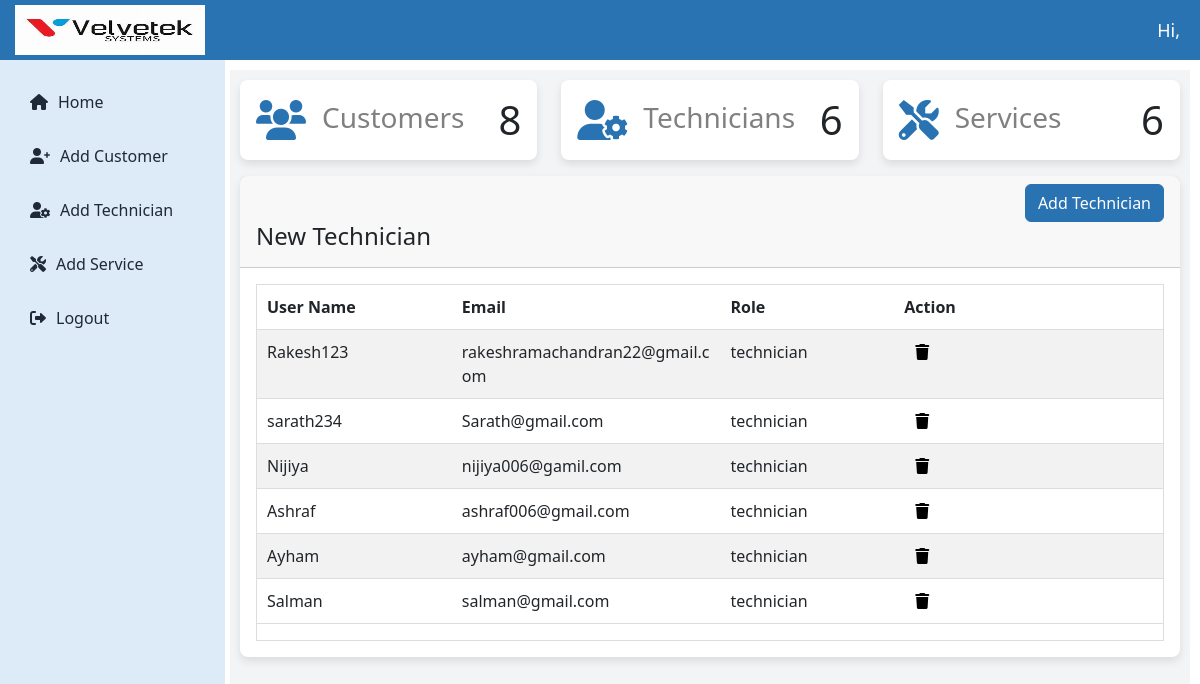
The app's page /velvetekapp/technicians/ with its own data.
### loginapp/models.py (models this page shows, shortened)
class CustomUser(AbstractUser):
    ROLE_CHOICES = (
        ('admin', 'Admin'),
        ('technician', 'Technician'),
        ('user', 'User'),
    )
    role = models.CharField(max_length=20, choices=ROLE_CHOICES, default='user')

### velvetekapp/views.py (the view)
# urls.py: path('technicians/',views.list_technicians, name='list_technicians'),
def list_technicians(request):
    technicians = CustomUser.objects.filter(role='technician')
    customer_count = Customer.objects.count()
    total_services = Apply.objects.count()
    technician_count = CustomUser.objects.filter(role='technician').count()
    context = {
        'technicians': technicians,
        'customer_count': customer_count,
        'total_services': total_services,
        'technician_count': technician_count,
    }
    return render(request, 'list_technicians.html',context)

### templates/list_technicians.html (shortened to what this page needs)
{% extends 'admin_dashboard.html' %}
{% block content %}
<div class="container">
  <div class="page-inner">
    <div class="row">
      <div class="col-md-12">
        <div class="card">
          <div class="card-header">
            <div class="ms-md-auto py-2 py-md-0 text-end">
              <a href="#" onclick="openTechnicianModal()" class="btn btn-primary"> Add Technician </a>
            </div>
            <h4 class="card-title">New Technician</h4>
          </div>
          <div class="card-body">
            <div class="table-responsive" style="max-height: 400px; overflow-x: auto; overflow-y: auto; white-space: nowrap;">
              <table id="basic-datatables" class="display table table-striped table-hover">
              <thead>
                <tr>
                  <th>User Name</th>
                  <th>Email</th>
                  <th>Role</th>
                  <th>Action</th>
                </tr>
              </thead>
              <tbody>
                {% for d in technicians %}
                <tr>
                  <td>{{ d.username }}</td>
                  <td>{{ d.email }}</td>
                  <td>{{ d.role }}</td>
                  <td>
                <form method="post" action="{% url 'delete_technician' d.id %}" style="display:inline-block; margin-left:5px;">
                  <button type="button" class="icon-link delete-icon" title="Delete"
                   data-bs-toggle="modal" data-bs-target="#deleteTechnicianModal{{ d.id }}">
                    <i class="fa fa-trash" aria-hidden="true"></i>
                  </button>
              </form>
                  </td>
                </tr>
                {% endfor %}
              </tbody>
            </table>
          </div>
        </div>
      </div>
    </div>
{% endblock %}

### static/assets/css/admin_dashboard.css (style rules this page uses)
:root { --primary-color: #2973B2; --secondary-color: #F3F4F6; --accent-color: #441172; --text-color: #1F2937; --white: #ffffff; --sidebar-color: #DDEAF7; }
.card { border: none; border-radius: 8px; box-shadow: 0 4px 8px rgba(0, 0, 0, 0.1); transition: transform 0.2s ease, box-shadow 0.2s ease; }
.btn-primary { background-color: var(--primary-color) !important; border-color: var(--primary-color) !important; color: #fff !important; }
.table-responsive { overflow-x: auto; overflow-y: auto; border: 1px solid #ddd; max-height: 485px; height: auto; transition: height 0.3s ease; }
.table { width: 100%; word-wrap: break-word; white-space: normal; table-layout: auto; border-collapse: collapse; }
.table th:nth-child(2), .table td:nth-child(2) { min-width: 100px !important; max-width: 150px !important; }
.table th:nth-child(4), .table td:nth-child(4) { min-width: 150px !important; max-width: 200px !important; }
.table th, .table td { padding: 10px !important; text-align: left !important; border-bottom: 1px solid #ddd !important; border-right: none !important; border-left: none !important; }
.icon-link { color: 2973B2; text-decoration: none; }
.delete-icon { background: none; border: none; cursor: pointer; }

### records on screen
CustomUser: username "Rakesh123", email "rakeshramachandran22@gmail.com", role "technician"
CustomUser: username "sarath234", email "Sarath@gmail.com", role "technician"
CustomUser: username "Nijiya", email "nijiya006@gamil.com", role "technician"
CustomUser: username "Ashraf", email "ashraf006@gmail.com", role "technician"
CustomUser: username "Ayham", email "ayham@gmail.com", role "technician"
CustomUser: username "Salman", email "salman@gmail.com", role "technician"

### other values on screen
{{ customer_count }} "8"
{{ technician_count }} "6"
{{ total_services }} "6"
